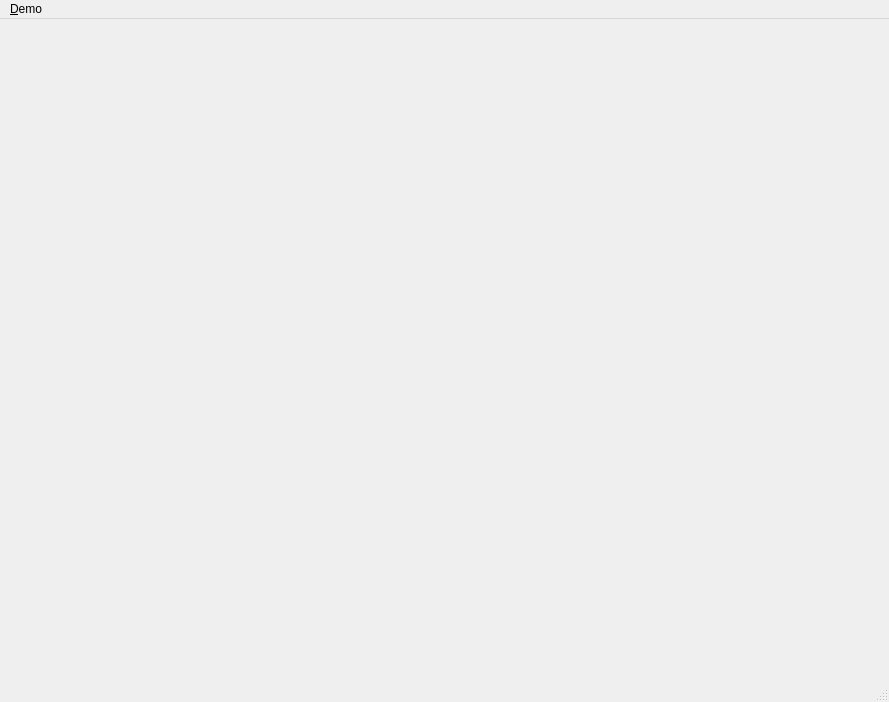
<?xml version="1.0" encoding="UTF-8"?>
<ui version="4.0">
 <class>RigidSim</class>
 <widget class="QMainWindow" name="RigidSim">
  <property name="geometry">
   <rect>
    <x>0</x>
    <y>0</y>
    <width>889</width>
    <height>702</height>
   </rect>
  </property>
  <property name="windowTitle">
   <string>Rigid Simulator</string>
  </property>
  <property name="windowIcon">
   <iconset resource="images.qrc">
    <normaloff>:/images/fracture.png</normaloff>:/images/fracture.png</iconset>
  </property>
  <widget class="QWidget" name="centralwidget">
   <layout class="QHBoxLayout" name="horizontalLayout">
    <item>
     <widget class="RigidCanvas" name="canvas" native="true"/>
    </item>
   </layout>
  </widget>
  <widget class="QMenuBar" name="menubar">
   <property name="geometry">
    <rect>
     <x>0</x>
     <y>0</y>
     <width>889</width>
     <height>26</height>
    </rect>
   </property>
   <widget class="QMenu" name="menu_Demo">
    <property name="title">
     <string>&amp;Demo</string>
    </property>
    <addaction name="actionDropObjects"/>
    <addaction name="actionDropObjsWithFixed"/>
    <addaction name="actionShakingPiggy"/>
    <addaction name="separator"/>
    <addaction name="actionStart"/>
    <addaction name="actionStep"/>
    <addaction name="separator"/>
    <addaction name="actionExit"/>
   </widget>
   <addaction name="menu_Demo"/>
  </widget>
  <widget class="QStatusBar" name="statusbar"/>
  <action name="actionLoadBody">
   <property name="icon">
    <iconset resource="images.qrc">
     <normaloff>:/images/load_frac.png</normaloff>:/images/load_frac.png</iconset>
   </property>
   <property name="text">
    <string>Load Rigid Body</string>
   </property>
  </action>
  <action name="actionExportMatlab">
   <property name="text">
    <string>&amp;Export Matlab Data</string>
   </property>
  </action>
  <action name="actionExportAbaqus">
   <property name="text">
    <string>&amp;Export Abaqus Mesh</string>
   </property>
  </action>
  <action name="actionModeShapes">
   <property name="text">
    <string>Mode Shapes</string>
   </property>
  </action>
  <action name="actionLoadModes">
   <property name="text">
    <string>Load Modes</string>
   </property>
  </action>
  <action name="actionExportMatrices">
   <property name="text">
    <string>Export Matrices</string>
   </property>
  </action>
  <action name="actionExportSurfaceMesh">
   <property name="text">
    <string>Export Surface Mesh</string>
   </property>
  </action>
  <action name="actionExportImpulses">
   <property name="text">
    <string>Export Impulses</string>
   </property>
  </action>
  <action name="actionManual_Adjusting">
   <property name="checkable">
    <bool>true</bool>
   </property>
   <property name="text">
    <string>Manual Adjusting</string>
   </property>
  </action>
  <action name="action_Load">
   <property name="text">
    <string>&amp;Load</string>
   </property>
  </action>
  <action name="actionExit">
   <property name="text">
    <string>&amp;Exit</string>
   </property>
  </action>
  <action name="actionStart">
   <property name="text">
    <string>&amp;Start</string>
   </property>
   <property name="shortcut">
    <string>F8</string>
   </property>
  </action>
  <action name="actionRecord_Positions">
   <property name="checkable">
    <bool>true</bool>
   </property>
   <property name="text">
    <string>Record Positions</string>
   </property>
  </action>
  <action name="actionShakingPiggy">
   <property name="text">
    <string>Shaking piggy bank</string>
   </property>
  </action>
  <action name="actionStep">
   <property name="text">
    <string>Step</string>
   </property>
   <property name="shortcut">
    <string>F5</string>
   </property>
  </action>
  <action name="actionDrop_Multiple_Objs">
   <property name="text">
    <string>Drop Multiple Objs</string>
   </property>
  </action>
  <action name="actionDropObjects">
   <property name="text">
    <string>Drop objects</string>
   </property>
  </action>
  <action name="actionDropObjsWithFixed">
   <property name="text">
    <string>Drop objs with fixed </string>
   </property>
  </action>
 </widget>
 <customwidgets>
  <customwidget>
   <class>RigidCanvas</class>
   <extends></extends>
   <header>tools/rigidsim-gui/RigidCanvas.h</header>
  </customwidget>
 </customwidgets>
 <resources>
  <include location="images.qrc"/>
 </resources>
 <connections/>
</ui>
